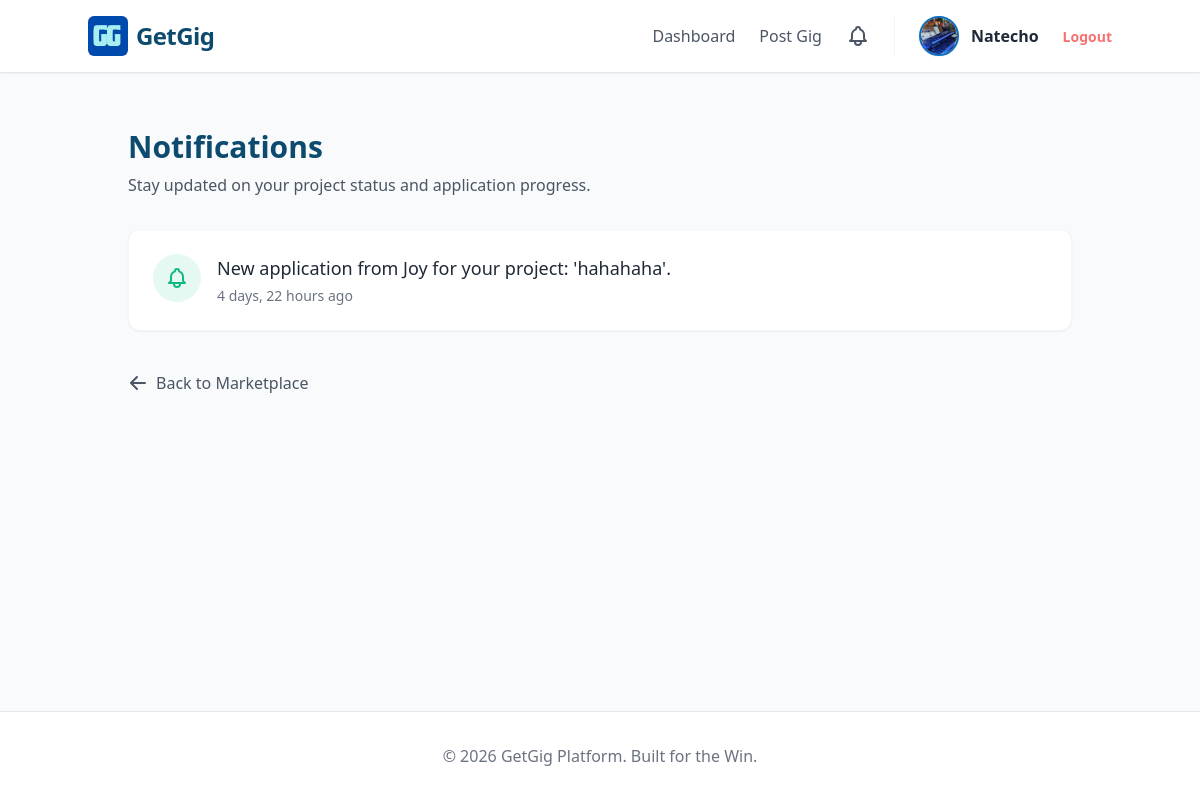
/users/notifications/ (signed in), run on an earlier commit of the app's database.
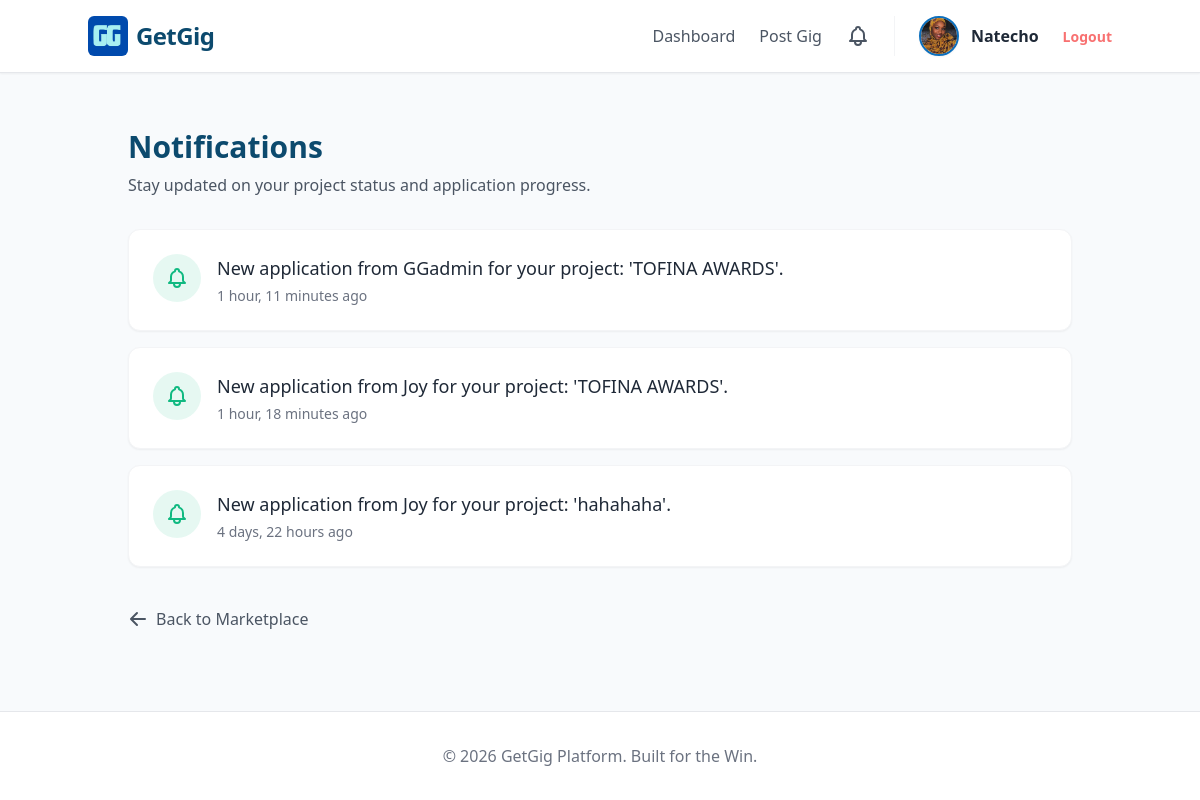
And on a later commit of the database.
### users/models.py (models this page shows, shortened)
class CustomUser(AbstractUser):
    USER_TYPE_CHOICES = (
        ('client', 'Client'),
        ('freelancer', 'Freelancer'),
    )
    user_type = models.CharField(max_length=10, choices=USER_TYPE_CHOICES, default='freelancer')
    profile_image = models.ImageField(upload_to='profiles/', default='profiles/default.png')
    bio = models.TextField(blank=True)
    profile_image = models.ImageField(upload_to='profiles/', blank=True, null=True)
    company_name = models.CharField(max_length=100, blank=True)
    skills = models.CharField(max_length=255, blank=True)

class Notification(models.Model):
    user = models.ForeignKey(settings.AUTH_USER_MODEL, on_delete=models.CASCADE, related_name='notifications')
    message = models.TextField()
    is_read = models.BooleanField(default=False)
    created_at = models.DateTimeField(auto_now_add=True)
    class Meta:
        ordering = ['-created_at']

### users/views.py (the view)
# urls.py: path('notifications/', views.notifications_view, name='notifications'),
@login_required
def notifications_view(request):
    notifications = request.user.notifications.all()
    notifications.update(is_read=True)
    return render(request, 'users/notifications.html', {'notifications': notifications})

### templates/users/notifications.html (shortened to what this page needs)
{% extends 'base.html' %}
{% block content %}
<div class="max-w-5xl mx-auto mt-8 px-4">
    <div class="mb-8">
        <h1 class="text-3xl font-bold text-[#0c4a6e]">Notifications</h1>
        <p class="text-gray-600 mt-2">Stay updated on your project status and application progress.</p>
    </div>
    <div class="space-y-4">
        {% if notifications %}
            {% for notification in notifications %}
                <div class="bg-white border border-gray-100 rounded-xl p-6 shadow-sm flex items-start justify-between transition hover:shadow-md">
                    <div class="flex items-start space-x-4">
                        <div class="bg-[#10b9811a] p-3 rounded-full">
                        </div>
                        <div>
                            <p class="text-gray-800 text-lg {% if not notification.is_read %}font-semibold{% else %}font-normal{% endif %}">
                                {{ notification.message }}
                            </p>
                            <p class="text-sm text-gray-500 mt-1">
                                {{ notification.created_at|timesince }} ago
                            </p>
                        </div>
                    </div>
                </div>
            {% endfor %}
        {% endif %}
    </div>
    <div class="mt-10 pb-12">
        <a href="{% url 'users:dashboard_redirect' %}" class="inline-flex items-center text-gray-600 hover:text-[#10b981] font-medium transition">
            <svg xmlns="http://www.w3.org/2000/svg" class="h-5 w-5 mr-2" viewBox="0 0 20 20" fill="currentColor">
                <path fill-rule="evenodd" d="M9.707 16.707a1 1 0 01-1.414 0l-6-6a1 1 0 010-1.414l6-6a1 1 0 011.414 1.414L5.414 9H17a1 1 0 110 2H5.414l4.293 4.293a1 1 0 010 1.414z" clip-rule="evenodd" />
            </svg>
            Back to Marketplace
        </a>
    </div>
</div>
{% endblock %}

### templates/base.html (shortened to what this page needs)
{% load static %}
{% load pwa %}
<!DOCTYPE html>
<html lang="en">
<head>
    <script src="https://cdn.tailwindcss.com"></script>
</head>
<body class="bg-slate-50 min-h-screen flex flex-col">
    <nav class="bg-white border-b border-gray-200 p-4 shadow-sm">
        <div class="container mx-auto flex justify-between items-center">
            <a href="/" class="flex items-center space-x-2">
                <img src="{% static 'images/logo.jpg' %}" alt="GetGig Logo" class="h-10 w-auto rounded-md">
                <span class="text-2xl font-bold text-[#0c4a6e] tracking-tight">GetGig</span>
            </a>
            <div class="flex items-center space-x-6 font-medium text-gray-600">
                {% if user.is_authenticated %}
                    {% if user.user_type == 'freelancer' %}
                        <a href="{% url 'projects:freelancer_dashboard' %}" class="hover:text-mint">Marketplace</a>
                        <a href="{% url 'projects:my_bids' %}" class="hover:text-mint">My Bids</a>
                    {% else %}
                        <a href="{% url 'projects:client_dashboard' %}" class="hover:text-mint">Dashboard</a>
                        <a href="{% url 'projects:create_project' %}" class="hover:text-ocean">Post Gig</a>
                    {% endif %}
                    <a href="{% url 'users:notifications' %}" class="text-gray-600 hover:text-blue-600 relative">
                    </a>
                    <a href="{% url 'users:edit_profile' %}" class="flex items-center space-x-3 group border-l pl-6 border-gray-100">
                        {% if user.profile_image %}
                            <img src="{{ user.profile_image.url }}" class="w-10 h-10 rounded-full object-cover border-2 border-[#0C6FBD] group-hover:border-mint transition shadow-sm">
                        {% else %}
                            <div class="w-10 h-10 rounded-full bg-[#0C6FBD] text-white flex items-center justify-center font-bold shadow-sm group-hover:bg-blue-700 transition">
                                {{ user.username|first|upper }}
                            </div>
                        {% endif %}
                        <span class="font-bold text-gray-800 hidden md:inline">{{ user.username }}</span>
                    </a>
                    <form action="{% url 'logout' %}" method="post" class="inline">
                        <button type="submit" class="text-sm font-bold text-red-400 hover:text-red-600 transition">Logout</button>
                    </form>
                {% else %}
                    <a href="{% url 'login' %}" class="hover:text-ocean">Login</a>
                    <a href="{% url 'users:register' %}" class="bg-[#0F52BA] hover:bg-blue-700 text-white px-6 py-2 rounded-lg transition shadow-md">
                        Get Started
                    </a>
                {% endif %}
            </div>
        </div>
    </nav>
    <div class="container mx-auto p-6 flex-grow">
        {% block content %}{% endblock %}
    </div>
    <footer class="bg-white border-t border-gray-200 p-8 text-center text-gray-500">
        &copy; 2026 GetGig Platform. Built for the Win.
    </footer>
</body>
</html>

What changed in the data, as far as the page shows it:
changed CustomUser "Natecho": profile_image: a different picture
added Notification: message "New application from GGadmin for your project: 'TOFINA AWARDS'.", created_at "1 hour, 11 minutes"
added Notification: message "New application from Joy for your project: 'TOFINA AWARDS'.", created_at "1 hour, 18 minutes"
